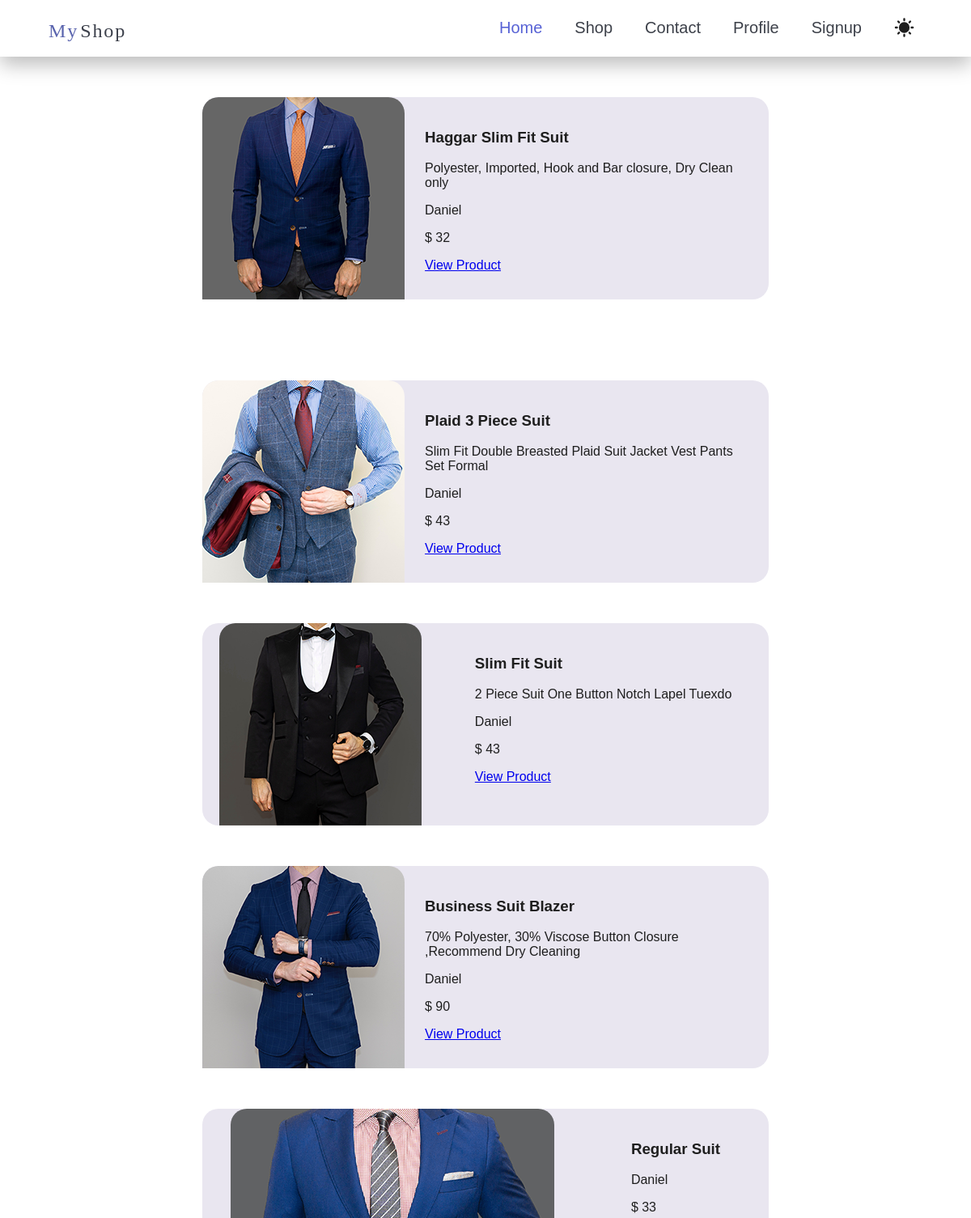
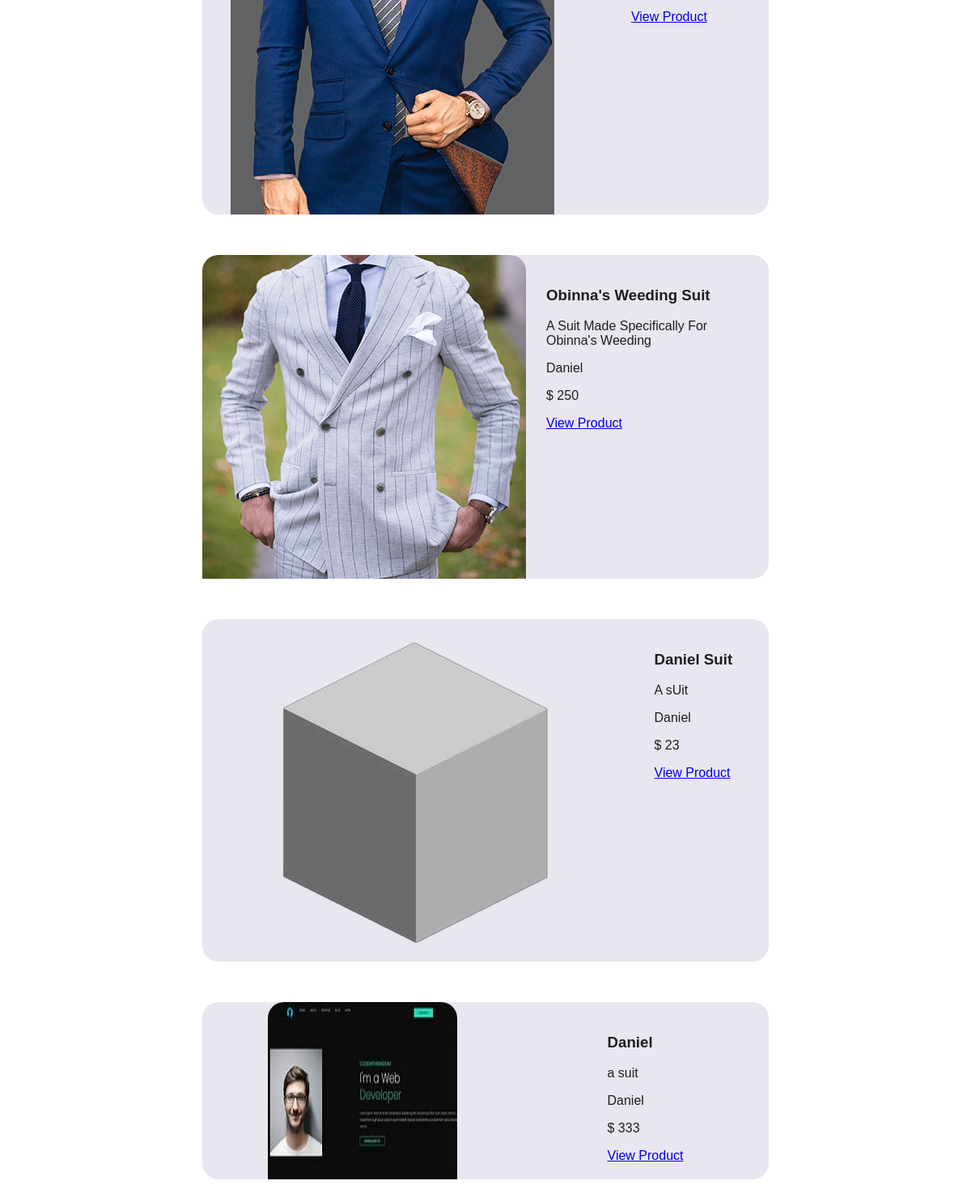
The app's page /allproducts with its own data (2 pictures, top to bottom).
### products/models.py (models this page shows, shortened)
class Products(models.Model):
    title = models.CharField(max_length=70, blank=True)
    description = models.TextField(blank=True)
    brand = models.ForeignKey(Brand ,on_delete= models.CASCADE, null=True)
    image = models.ImageField(blank=True ,upload_to="product-img")
    category = models.ManyToManyField(Category)
    price = models.PositiveIntegerField()
    slug = models.SlugField(blank=True)
    is_best_seller = models.BooleanField(default=False)

class Brand(models.Model):
    title = models.CharField(max_length=50)
    logo = models.ImageField(blank=True,)
    address = models.OneToOneField(Address,on_delete=models.DO_NOTHING,null=True,related_name="Products")
    def __str__(self):
        return f"{self.title}"

### products/views.py (the view)
# urls.py: path('allproducts', views.catlog ,name='allproducts')
def catlog(request):
    product = Products.objects.all()
    return render (request, "products/allProduct.html",{
        "product":product,
    })

### products/templates/products/allProduct.html (shortened to what this page needs)
{% extends "base.html" %}
{% load static %}
{% block css %}{% static "product/catlog.css" %}{% endblock %}
{% block body %}
{% include "includes/nav.html" %}
<main>
{% for products in product %}
    <div class="product-card">
    <img src="{{products.image.url}}" class="product-img">
    <div style="padding:20px 25px">
        <h3>{{products.title}}</h3>
        <p>{{products.description}}</p>
        <p>{{products.brand}}</p>
        <p>$ {{products.price}}</p>
        <a href="{% url 'product_page' products.brand.title products.slug%}">View Product</a>
    </div>
    </div>
</main>
{% endfor%}
{% endblock %}

### templates/base.html (shortened to what this page needs)
{% load static%}
<!DOCTYPE html>
<html lang="en">
<head>
    <link rel="stylesheet" href="{% block css %}{% endblock %}">
</head>
<body>
{% block body %}{% endblock%}
</body>
</html>

### templates/includes/nav.html (shortened to what this page needs)
{% load static %}
  <header>
    <img src="{% static "brand-logo.svg" %}" width="100" alt="myshop logo">
    <nav class="main-nav">
        <a href="{% url 'home' %}" id="selected">Home</a>
        <a href="shop.html">Shop</a>
        <a href="contact.html">Contact</a>
        <a href="profile.html">Profile</a>
        <a href="{% url 'signup' %}" id="selectedS">Signup</a>
    </nav>
</header>

### products/static/product/catlog.css (style rules this page uses)
body { font-family: Arial, Helvetica, sans-serif; margin: 0; }
header { display: flex; padding: 0 5%; justify-content: space-between; background-color: white; box-shadow: 0px 10px 25px #00000043; height: 70px; }
header img { padding-top: 12px; }
.main-nav { padding: 10px; display: flex; column-gap: 40px; padding-top: 18px; }
.main-nav a { font-size: 20px; color: #3d414a; text-decoration: none; transition-duration: 0.3s; padding-top: 5px; }
#selected { color: #5762D5; }
#sun-icon { transform: translateY(-5px); }
main { display: grid; margin: 0px auto; }
.product-card { display: flex; background-color: #e9e6f0; color: #1E1E1E; border-radius: 20px; width: 700px; margin: 50px auto; justify-content: space-around; }
.product-card img { border-radius: 20px 20px 0 0; transition-duration: 0.3s; }

### records on screen
Products: image (picture), title "Haggar Slim Fit Suit", description "Polyester, Imported, Hook and Bar closure, Dry Clean only", brand "Daniel", price "32"
Products: image (picture), title "Plaid 3 Piece Suit", description "Slim Fit Double Breasted Plaid Suit Jacket Vest Pants Set Formal", brand "Daniel", price "43"
Products: image (picture), title "Slim Fit Suit", description "2 Piece Suit One Button Notch Lapel Tuexdo", brand "Daniel", price "43"
Products: image (picture), title "Business Suit Blazer", description "70% Polyester, 30% Viscose Button Closure ,Recommend Dry Cleaning", brand "Daniel", price "90"
Products: image (picture), title "Regular Suit", brand "Daniel", price "33"
Products: image (picture), title "Obinna's Weeding Suit", description "A Suit Made Specifically For Obinna's Weeding", brand "Daniel", price "250"
Products: image (picture), title "Daniel Suit", description "A sUit", brand "Daniel", price "23"
Products: image (picture), title "Daniel", description "a suit", brand "Daniel", price "333"
